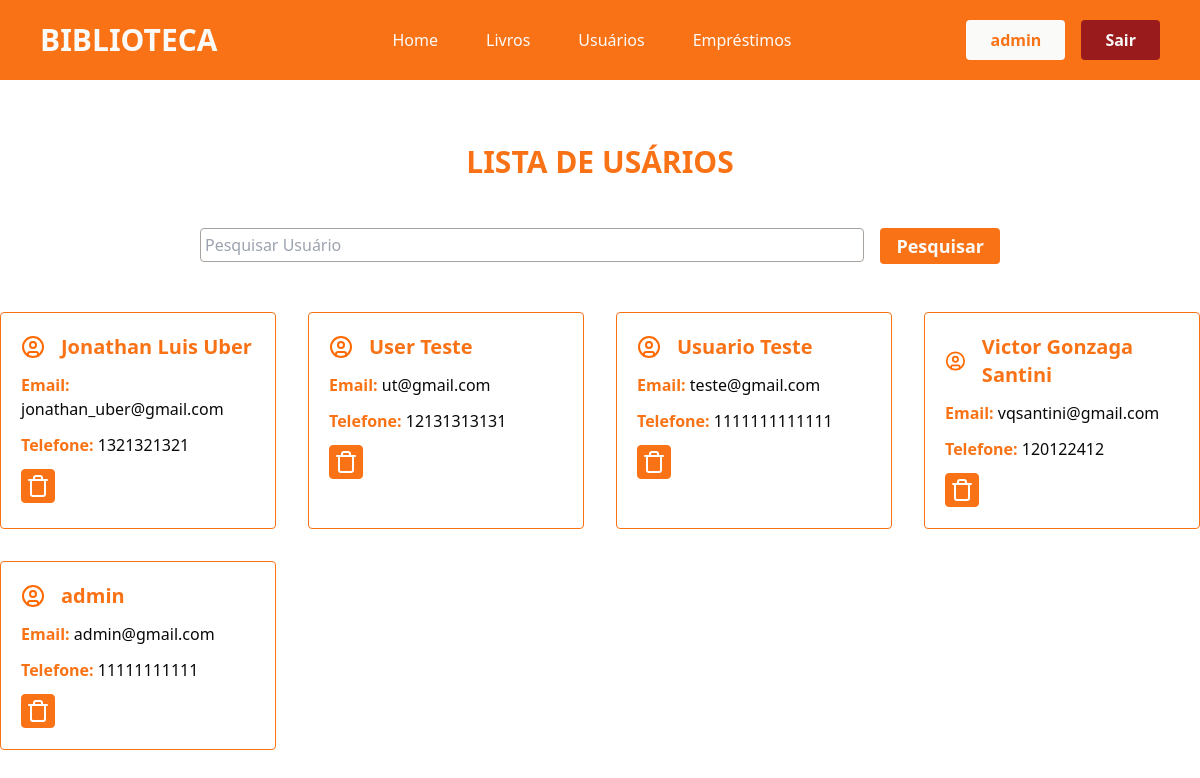
The page /usuarios/ (signed in) on the database as committed earlier.
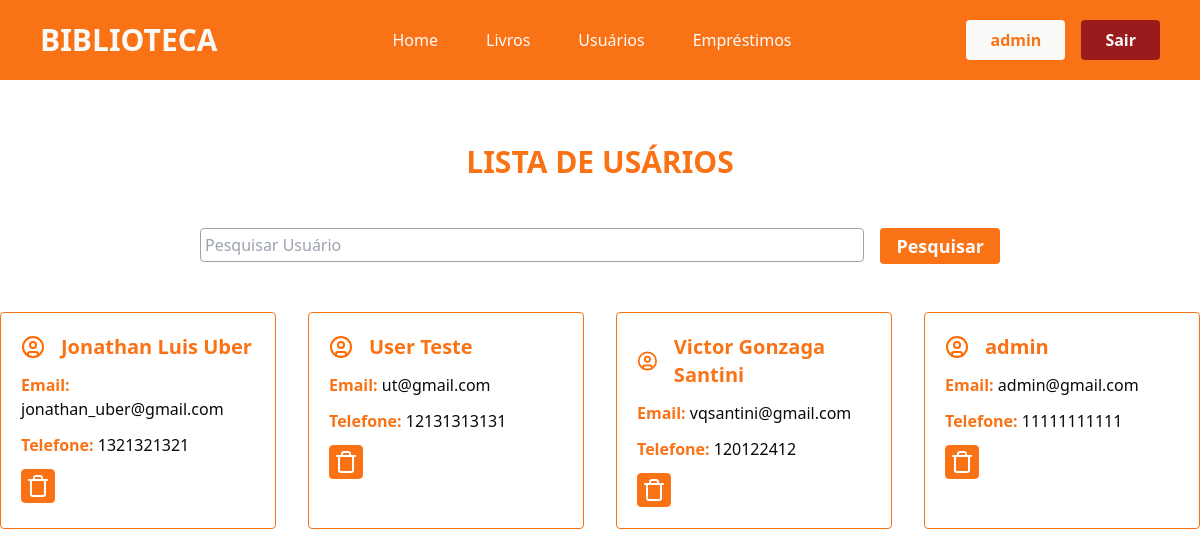
The same page on the database as committed later.
### app/models.py (models this page shows)
class User(db.Model, UserMixin):
    id = db.Column(db.Integer, primary_key=True)
    nome = db.Column(db.String(100), nullable=True)
    telefone = db.Column(db.String(100), nullable=True)
    email = db.Column(db.String(100), nullable=True)
    senha = db.Column(db.String(100), nullable=True)
    emprestimos = db.relationship('Emprestimo', backref='user', lazy=True)

### app/views.py (the view)
@app.route('/usuarios/')
@login_required
def usuarios():
    if request.method == 'GET':
        pesquisa = request.args.get('pesquisa', '')
    dados = User.query.order_by('nome')
    if pesquisa != '':
        dados = dados.filter(User.nome.ilike(f'%{pesquisa}%'))
    usuarios = {'dados' : dados.all()}
    return render_template('usuarios.html', usuarios=usuarios)

### app/models.py (called while the page is built)
@login_manager.user_loader
def load_user(user_id):
    return User.query.get(user_id)

### app/templates/usuarios.html (shortened to what this page needs)
{% extends "head.html" %}
{% block content %}
<div class="container-usuarios flex flex-col justify-center align-center">
    <div class="titulo mt-[4rem] flex-col justify-center items-center">
        <h2 class="text-3xl text-center text-orange-500 font-bold">LISTA DE USÁRIOS</h2>
    </div>
    <div class="pesquisa mt-[3rem] flex justify-center">
        <form action="" method="get" class="flex flex-row gap-4 w-[800px]">
                <div class="w-full">
                    <input type="text" name="pesquisa" class="w-full border-[1px] rounded border-stone-400 px-1 py-1 outline-orange-500 outline-2" placeholder="Pesquisar Usuário">
                </div>
                <div class="w-70">
                    <button type="submit" class="bg-orange-500 w-full text-stone-50 font-semibold text-lg rounded py-1 px-4 hover:bg-orange-700 cursor-pointer transition-all duration-500">Pesquisar</button>
                </div>
            </form>
    </div>
    <section class="usuarios flex justify-center mt-[3rem]">
        <div class="lista-usuarios grid grid-cols-4 gap-[2rem]">
            {% for user in usuarios.dados %}
                <div class="card-usuario border-orange-500 border-[1px] rounded p-5">
                    <div class="nome-svg flex flex-row gap-4 items-center justify-start">
                        <h2 class="text-xl font-semibold text-orange-500">{{user.nome}}</h2>
                    </div>
                    <p class="mt-3 text-orange-500 font-semibold">Email: <span class="text-zinc-950 font-normal">{{user.email}}</span></p>
                    <p class="mt-3 mb-3 text-orange-500 font-semibold">Telefone: <span class="text-zinc-950 font-normal">{{user.telefone}}</span></p>
                    {% if current_user.email == 'admin@gmail.com' %}
                    <form action="{{ url_for('delete_usuario', id=user.id) }}" method="POST" style="display:inline;">
                            <button type="submit" class="border border-orange-500 p-1 rounded bg-orange-500"
                                    onclick="return confirm('Tem certeza que deseja excluir este usuario?');">
                            </button>
                        </form>
                    {% endif %}
                </div>
            {% endfor %}
        </div>
    </section>
</div>
{% endblock %}

### app/templates/header.html (shortened to what this page needs)
{% extends "head.html" %}
{% block content %}
<header class="font-sans px-10 py-5 bg-orange-500">
    <div class="container-header flex justify-between items-center">
        <div class="logo text-stone-50 font-bold text-3xl">
            <h1>BIBLIOTECA</h1>
        </div>
        <nav class="nav flex gap-12 text-stone-50 font-medium">
            <a href="{{ url_for('homepage') }}">Home</a>
            <a href="{{ url_for('livros') }}">Livros</a>
             {% if current_user.email == 'admin@gmail.com'%}
             <a href="{{ url_for('usuarios') }}">Usuários</a>
            {% endif %}
            <a href="{{ url_for('emprestimos') }}">Empréstimos</a>
        </nav>
        <div class="login flex gap-4">
            {% if current_user.is_authenticated %}
            <p class="bg-stone-50 px-6 py-2 text-orange-500 rounded font-semibold">{{current_user.nome}}</p>
                <a href="{{ url_for('logout') }}" class="bg-red-800 px-6 py-2 text-stone-50 rounded font-semibold cursor-pointer hover:bg-red-900 transition-all duration-500">Sair</a>
            {% endif %}
        </div>
    </div>
</header>
{% endblock %}

Rows that differ between the two databases and show on the page:
removed User: nome "Usuario Teste", email "teste@gmail.com", telefone "1111111111111"
